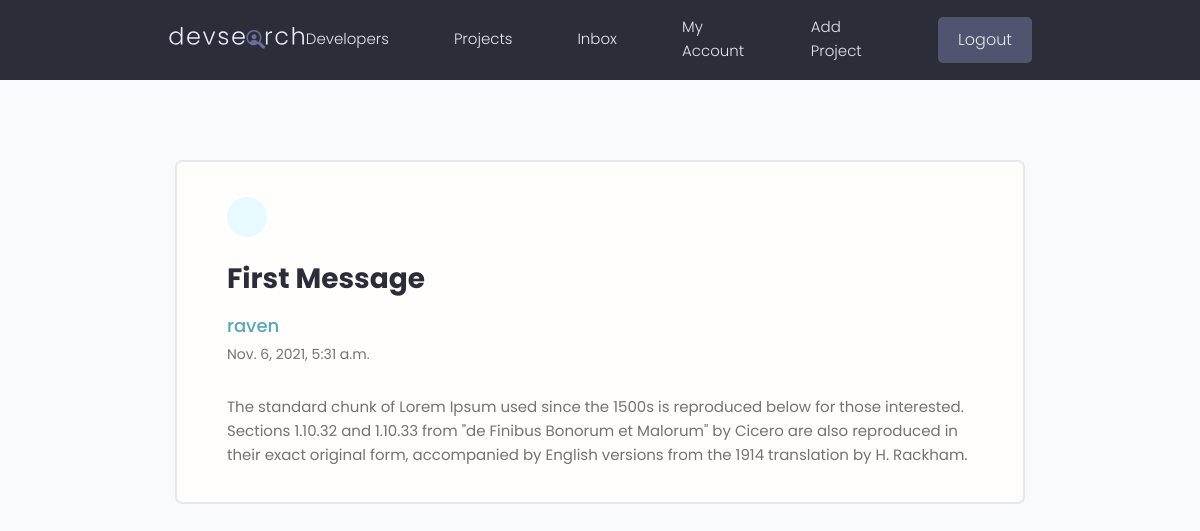
Screenshot of /message/8795aa30-0b2e-47f3-94d4-5efe59570d4e/ (signed in) with the database file from the repository.
### users/models.py (models this page shows, shortened)
class Message(models.Model):
    sender = models.ForeignKey(
        Profile, on_delete=models.SET_NULL, null=True, blank=True)
    recipient = models.ForeignKey(
        Profile, on_delete=models.SET_NULL, null=True, blank=True, related_name="messages")
    name = models.CharField(max_length=200, null=True, blank=True)
    email = models.EmailField(max_length=200, null=True, blank=True)
    subject = models.CharField(max_length=200, null=True, blank=True)
    body = models.TextField()
    is_read = models.BooleanField(default=False, null=True)
    created = models.DateTimeField(auto_now_add=True)
    id = models.UUIDField(default=uuid.uuid4, unique=True,
                          primary_key=True, editable=False)
    class Meta:
        ordering = ['is_read', '-created']

### users/views.py (the view)
# urls.py: path('message/<str:pk>/', views.viewMessage, name="message"),
@login_required(login_url='login')
def viewMessage(request,pk):
    profile = request.user.profile
    message = profile.messages.get(id=pk)
    if message.is_read ==False :
        message.is_read= True
        message.save()
    context={'message':message}
    return render(request,'users/message.html',context)

### users/templates/users/message.html (shortened to what this page needs)
{% extends 'main.html' %}
{% block content %}
<main class="messagePage my-xl">
  <div class="content-box">
    <div class="message">
      <a class="backButton" href="{% url 'inbox' %}"></a>
      <h2 class="message__subject">{{message.subject}}</h4>
        {% if message.sender %}
        <a href="{% url 'user-profile' message.sender.id  %}" class="message__author">{{message.name}}</a>
        {% else %}
        <p class="message__author">{{message.name}}</p>
        {% endif %}
        <p class="message__date">{{message.created}}</p>
        <div class="message__body">{{message.body|linebreaksbr}}</div>
    </div>
  </div>
</main>
{% endblock content %}

### static/styles/app.css (style rules this page uses)
:root { --color-sub: #2d2d39; }
.content-box { width: 95%; max-width: 85rem; margin: 0 auto; }
.message { padding: 2.5rem 0; }
.message > a { display: flex; gap: 1rem; }
.message__author, .message__date { flex-basis: 25%; }
.message__subject { flex-basis: 50%; }
.message__date { text-align: right; }
.messagePage .message { list-style: none; background: var(--color-white); padding: 3.5rem 5rem; border: 2px solid var(--color-light); border-radius: 0.7rem; }
.messagePage .message__subject { font-size: 2.8rem; color: var(--color-sub); margin-bottom: 1rem; margin-top: 2rem; }
.messagePage .message__author { font-size: 1.8rem; font-weight: 500; }
.messagePage .message__date { font-size: 1.4rem; font-weight: 400; text-align: left; margin-bottom: 3rem; }
.backButton { background: var(--color-main-light); color: var(--color-main); width: 4rem; height: 4rem; display: flex; align-items: center; justify-content: center; border-radius: 50%; }

### static/uikit/styles/modules/_variables.css (style rules this page uses)
:root { --color-main: #5aa5b9; --color-main-light: #e6faff; --color-sub: #3f4156; --color-sub-light: #51546e; --color-sub-lighter: #ededfd; --color-text: #737373; --color-gray: #8b8b8b; --color-light: #e5e7eb; --color-light-gray: #767676; --color-bg: #f8fafd; --color-white: #fffefd; --color-white-light: #f3f3f3; --color-success: #359e64; --color-success-bg: #def8e8; --color-error: #fc4b0b; --color-error-bg: #fff2ee; --font-base: 'Poppins', arial, helvetica, 'Segoe UI', roboto, ubuntu, sans-serif; --font-monospace: 'Fira Code', 'Courier New', courier, monospace; --font-regular: 300; --font-medium: 500; --font-bold: 700; --generic-shadow: 1px 1px 5px #00000010; --generic-transition: all 0.3s ease-in-out; }

### static/uikit/styles/modules/_base.css (style rules this page uses)
* { margin: 0; padding: 0; box-sizing: border-box; text-rendering: optimizeLegibility; color: inherit; font-size: inherit; }
html { font-size: 50%; }
@media only screen and (min-width: 480px) { html { font-size: 56.25%; } }
@media only screen and (min-width: 1200px) { html { font-size: 62.5%; } }
body { line-height: 1.6; font-weight: 400; font-size: 1.5rem; color: var(--color-text); background-color: var(--color-bg); min-height: 100vh; }

### static/uikit/styles/modules/_typography.css (style rules this page uses)
* { font-family: var(--font-base); }
h2 { font-size: 3.6rem; font-weight: var(--font-bold); }
p, span, strong { font-size: 1.6rem; color: var(--color-text); font-weight: var(--font-regular); }
a { padding-bottom: 2px; text-decoration: none; display: inline-block; color: var(--color-main); font-weight: var(--font-medium); }

### static/uikit/styles/modules/_utilities.css (style rules this page uses)
.my-xl { margin: 8rem auto; }

### rows the page displays
Message: subject "First Message", name "raven", created "Nov. 6, 2021, 5:31 a.m.", body "The standard chunk of Lorem Ipsum used since the 1500s is reproduced below for those interested. Sections 1.10.32 and 1.10.33 from \"de Finibus Bonorum et Malorum\" by Cicero are also reproduced in their exact original form, accompanied by English versions from the 1914 translation by H. Rackham."
